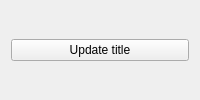
<?xml version="1.0" encoding="UTF-8"?>
<ui version="4.0">
 <class>Form</class>
 <widget class="QWidget" name="Form">
  <property name="windowTitle">
   <string>03 Q_OBJECT + UI</string>
  </property>
  <layout class="QVBoxLayout" name="verticalLayout">
   <item>
    <widget class="QPushButton" name="button">
     <property name="text">
      <string>Update title</string>
     </property>
    </widget>
   </item>
  </layout>
 </widget>
 <resources/>
 <connections/>
</ui>
